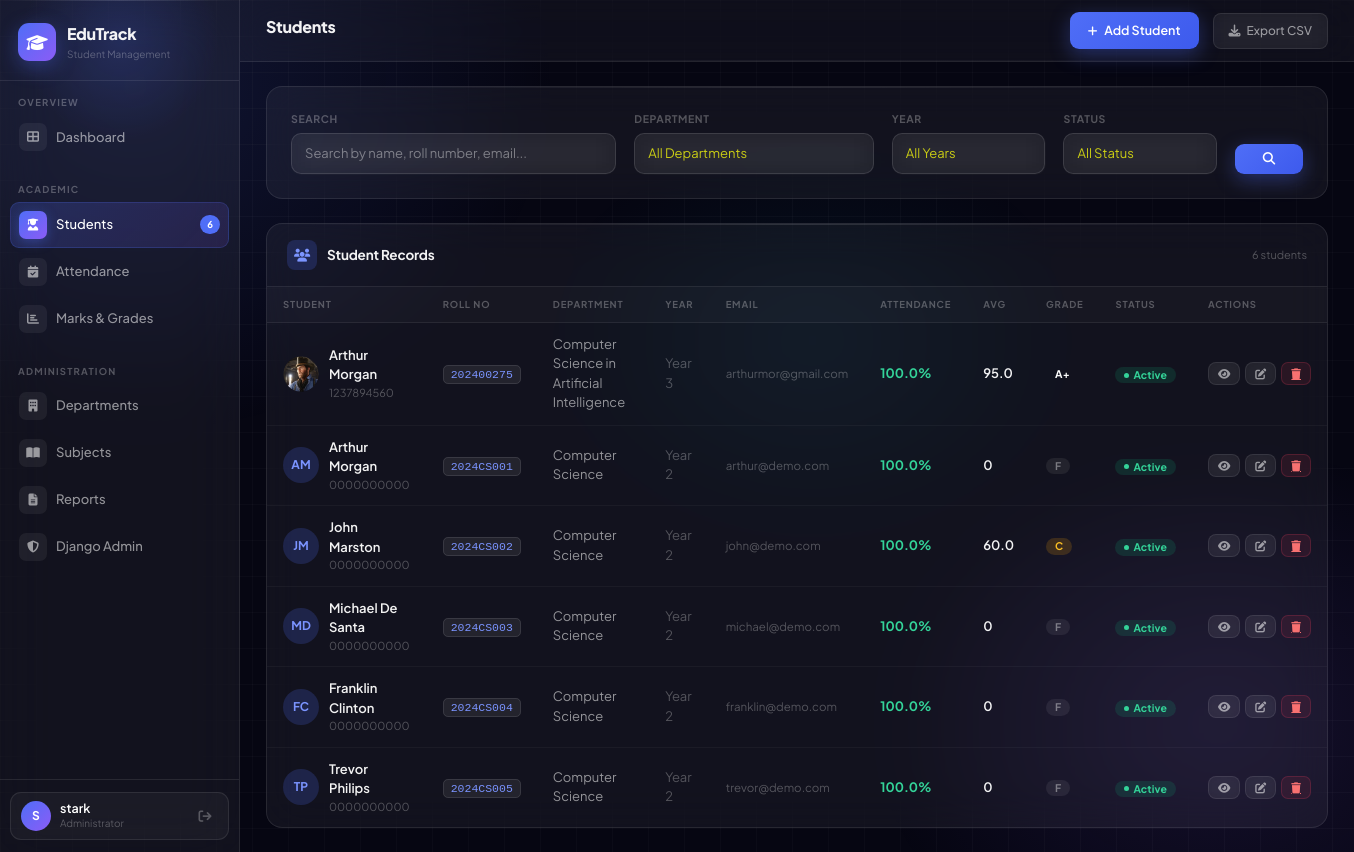
The app's page /students/ (signed in) with its own data.
### students/models.py (models this page shows, shortened)
class Student(models.Model):
    GENDER_CHOICES = [('M', 'Male'), ('F', 'Female'), ('O', 'Other')]
    YEAR_CHOICES = [(1, 'Year 1'), (2, 'Year 2'), (3, 'Year 3'), (4, 'Year 4')]
    STATUS_CHOICES = [('active', 'Active'), ('inactive', 'Inactive'), ('graduated', 'Graduated')]
    roll_number = models.CharField(max_length=20, unique=True)
    first_name = models.CharField(max_length=50)
    last_name = models.CharField(max_length=50)
    email = models.EmailField(unique=True)
    phone = models.CharField(max_length=15, blank=True)
    gender = models.CharField(max_length=1, choices=GENDER_CHOICES, default='M')
    date_of_birth = models.DateField(null=True, blank=True)
    department = models.ForeignKey(Department, on_delete=models.SET_NULL, null=True, related_name='students')
    year = models.IntegerField(choices=YEAR_CHOICES, default=1)
    address = models.TextField(blank=True)
    photo = models.FileField(upload_to='students/', null=True, blank=True)
    status = models.CharField(max_length=10, choices=STATUS_CHOICES, default='active')
    admission_date = models.DateField(auto_now_add=True)
    created_at = models.DateTimeField(auto_now_add=True)
    updated_at = models.DateTimeField(auto_now=True)
    def get_full_name(self):
        return f"{self.first_name} {self.last_name}"
    def get_attendance_percentage(self):
        total = self.attendances.count()
        if total == 0:
            return 0
        present = self.attendances.filter(status='present').count()
        return round((present / total) * 100, 1)
    def get_average_marks(self):
        marks = self.marks.all()
        if not marks.exists():
            return 0
        total = sum(m.marks_obtained for m in marks)
        return round(total / marks.count(), 1)
    def get_grade(self):
        avg = self.get_average_marks()
        if avg >= 85: return 'A+'
        elif avg >= 75: return 'A'
        elif avg >= 65: return 'B'
        elif avg >= 55: return 'C'
        elif avg >= 40: return 'D'
        else: return 'F'
    class Meta:
        ordering = ['roll_number']

class Department(models.Model):
    name = models.CharField(max_length=100, unique=True)
    code = models.CharField(max_length=10, unique=True)
    description = models.TextField(blank=True)
    created_at = models.DateTimeField(auto_now_add=True)
    def __str__(self):
        return self.name
    class Meta:
        ordering = ['name']

class Marks(models.Model):
    EXAM_CHOICES = [
        ('midterm', 'Mid Term'),
        ('final', 'Final Exam'),
        ('assignment', 'Assignment'),
        ('quiz', 'Quiz'),
    ]
    student = models.ForeignKey(Student, on_delete=models.CASCADE, related_name='marks')
    subject = models.ForeignKey(Subject, on_delete=models.CASCADE, related_name='marks')
    exam_type = models.CharField(max_length=20, choices=EXAM_CHOICES, default='final')
    marks_obtained = models.FloatField(default=0)
    max_marks = models.FloatField(default=100)
    exam_date = models.DateField(null=True, blank=True)
    remarks = models.CharField(max_length=200, blank=True)
    entered_by = models.ForeignKey(User, on_delete=models.SET_NULL, null=True)
    created_at = models.DateTimeField(auto_now_add=True)
    class Meta:
        unique_together = ['student', 'subject', 'exam_type']
        ordering = ['-created_at']

### students/views.py (the view)
# urls.py: path('students/', views.student_list, name='student_list'),
@login_required
def student_list(request):
    form = StudentSearchForm(request.GET)
    students = Student.objects.select_related('department').all()
    if form.is_valid():
        q = form.cleaned_data.get('query')
        dept = form.cleaned_data.get('department')
        year = form.cleaned_data.get('year')
        status = form.cleaned_data.get('status')
        if q:
            students = students.filter(
                Q(first_name__icontains=q) | Q(last_name__icontains=q) |
                Q(roll_number__icontains=q) | Q(email__icontains=q)
            )
        if dept:
            students = students.filter(department=dept)
        if year:
            students = students.filter(year=year)
        if status:
            students = students.filter(status=status)
    context = {
        'students': students,
        'form': form,
        'total': students.count(),
    }
    return render(request, 'students/student_list.html', context)

### students/forms.py
class StudentSearchForm(forms.Form):
    query = forms.CharField(required=False, widget=forms.TextInput(attrs={
        'class': 'form-control', 'placeholder': 'Search by name, roll number, email...'
    }))
    department = forms.ModelChoiceField(
        queryset=Department.objects.all(), required=False,
        empty_label='All Departments',
        widget=forms.Select(attrs={'class': 'form-select'})
    )
    year = forms.ChoiceField(
        choices=[('', 'All Years')] + Student.YEAR_CHOICES,
        required=False,
        widget=forms.Select(attrs={'class': 'form-select'})
    )
    status = forms.ChoiceField(
        choices=[('', 'All Status')] + Student.STATUS_CHOICES,
        required=False,
        widget=forms.Select(attrs={'class': 'form-select'})
    )

### students/context_processors.py (called while the page is built)
def global_context(request):
    return {
        'total_students_count': Student.objects.count()
    }

### students/templates/students/student_list.html (shortened to what this page needs)
{% extends 'base.html' %}
{% block page_title %}Students{% endblock %}
{% block topbar_actions %}
<a href="{% url 'student_add' %}" class="btn-primary-glow"><i class="fas fa-plus" style="font-size:11px"></i> Add Student</a>
<a href="{% url 'export_csv' %}" class="btn-glass"><i class="fas fa-download"></i> Export CSV</a>
{% endblock %}
{% block content %}
<div class="form-glass mb-4">
  <form method="get">
    <div class="row g-3 align-items-end">
      <div class="col-md-4">
        <label class="form-label">Search</label>
        {{ form.query }}
      </div>
      <div class="col-md-3">
        <label class="form-label">Department</label>
        {{ form.department }}
      </div>
      <div class="col-md-2">
        <label class="form-label">Year</label>
        {{ form.year }}
      </div>
      <div class="col-md-2">
        <label class="form-label">Status</label>
        {{ form.status }}
      </div>
      <div class="col-md-1">
        <button type="submit" class="btn-primary-glow w-100" style="justify-content:center">
          <i class="fas fa-search"></i>
        </button>
      </div>
    </div>
  </form>
</div>
<div class="glass-card">
  <div class="card-head">
    <div class="card-head-ico" style="background:rgba(79,110,247,0.2);color:#7b94ff"><i class="fas fa-users"></i></div>
    <span class="card-head-title">Student Records</span>
    <span style="font-size:11px;color:var(--text-muted)">{{ total }} student{{ total|pluralize }}</span>
  </div>
  <div style="overflow-x:auto">
    <table class="glass-table">
      <thead>
        <tr><th>Student</th><th>Roll No</th><th>Department</th><th>Year</th><th>Email</th><th>Attendance</th><th>Avg</th><th>Grade</th><th>Status</th><th>Actions</th></tr>
      </thead>
      <tbody>
        {% for s in students %}
        <tr>
          <td>
            <div style="display:flex;align-items:center;gap:10px">
              {% if s.photo %}
              <img src="{{ s.photo.url }}" class="avatar" style="object-fit:cover">
              {% else %}
              <div class="avatar" style="background:rgba(79,110,247,0.2);color:#7b94ff">{{ s.first_name|first }}{{ s.last_name|first }}</div>
              {% endif %}
              <div>
                <div style="font-weight:600;color:var(--text-primary);font-size:13px">{{ s.get_full_name }}</div>
                <div style="font-size:11px;color:var(--text-muted)">{{ s.phone|default:"" }}</div>
              </div>
            </div>
          </td>
          <td><code>{{ s.roll_number }}</code></td>
          <td>{{ s.department.name|default:"—" }}</td>
          <td style="color:var(--text-muted)">Year {{ s.year }}</td>
          <td style="font-size:11.5px;color:var(--text-muted)">{{ s.email }}</td>
          <td>
            {% with att=s.get_attendance_percentage %}
            <span style="font-weight:700;color:{% if att >= 75 %}#34d399{% elif att >= 50 %}#fbbf24{% else %}#f87171{% endif %}">{{ att }}%</span>
            {% endwith %}
          </td>
          <td style="font-weight:600;color:var(--text-primary)">{{ s.get_average_marks }}</td>
          <td><span class="badge badge-{{ s.get_grade }}">{{ s.get_grade }}</span></td>
          <td><span class="badge badge-{{ s.status }}">{{ s.get_status_display }}</span></td>
          <td>
            <div style="display:flex;gap:5px">
              <a href="{% url 'student_detail' s.pk %}" class="btn-glass" style="padding:5px 9px;font-size:11px" title="View"><i class="fas fa-eye"></i></a>
              <a href="{% url 'student_edit' s.pk %}" class="btn-glass" style="padding:5px 9px;font-size:11px" title="Edit"><i class="fas fa-edit"></i></a>
              <a href="{% url 'student_delete' s.pk %}" class="btn-danger-glass" style="padding:5px 9px;font-size:11px" title="Delete"><i class="fas fa-trash"></i></a>
            </div>
          </td>
        </tr>
        {% endfor %}
      </tbody>
    </table>
  </div>
</div>
{% endblock %}

### templates/base.html (shortened to what this page needs)
<!DOCTYPE html>
<html lang="en">
<head>
<link href="https://cdn.jsdelivr.net/npm/bootstrap@5.3.2/dist/css/bootstrap.min.css" rel="stylesheet">
<link href="https://cdnjs.cloudflare.com/ajax/libs/font-awesome/6.4.0/css/all.min.css" rel="stylesheet">
</head>
<body>
{% if user.is_authenticated %}
<div id="app">
  <aside class="sidebar">
    <div class="sidebar-header">
      <a href="{% url 'dashboard' %}" class="sidebar-logo">
        <div class="logo-mark"><i class="fas fa-graduation-cap"></i></div>
        <div>
          <div class="logo-name">EduTrack</div>
          <div class="logo-sub">Student Management</div>
        </div>
      </a>
    </div>
    <nav class="sidebar-nav">
      <div class="nav-section">
        <div class="nav-section-label">Overview</div>
        <a href="{% url 'dashboard' %}" class="nav-link {% if request.resolver_match.url_name == 'dashboard' %}active{% endif %}">
          <div class="nav-ico"><i class="fas fa-th-large"></i></div>
          Dashboard
        </a>
      </div>
      <div class="nav-section">
        <div class="nav-section-label">Academic</div>
        <a href="{% url 'student_list' %}" class="nav-link {% if 'student' in request.resolver_match.url_name %}active{% endif %}">
          <div class="nav-ico"><i class="fas fa-user-graduate"></i></div>
          Students
          <span class="nav-badge">{{ total_students_count }}</span>
        </a>
        <a href="{% url 'attendance_list' %}" class="nav-link {% if request.resolver_match.url_name == 'attendance_list' %}active{% endif %}">
          <div class="nav-ico"><i class="fas fa-calendar-check"></i></div>
          Attendance
        </a>
        <a href="{% url 'marks_list' %}" class="nav-link {% if request.resolver_match.url_name == 'marks_list' %}active{% endif %}">
          <div class="nav-ico"><i class="fas fa-chart-bar"></i></div>
          Marks & Grades
        </a>
      </div>
      <div class="nav-section">
        <div class="nav-section-label">Administration</div>
        <a href="{% url 'department_list' %}" class="nav-link {% if request.resolver_match.url_name == 'department_list' %}active{% endif %}">
          <div class="nav-ico"><i class="fas fa-building"></i></div>
          Departments
        </a>
        <a href="{% url 'subject_list' %}" class="nav-link {% if request.resolver_match.url_name == 'subject_list' %}active{% endif %}">
          <div class="nav-ico"><i class="fas fa-book-open"></i></div>
          Subjects
        </a>
        <a href="{% url 'reports' %}" class="nav-link {% if request.resolver_match.url_name == 'reports' %}active{% endif %}">
          <div class="nav-ico"><i class="fas fa-file-alt"></i></div>
          Reports
        </a>
        <a href="/admin/" class="nav-link" target="_blank">
          <div class="nav-ico"><i class="fas fa-shield-alt"></i></div>
          Django Admin
        </a>
      </div>
    </nav>
    <div class="sidebar-footer">
      <div class="user-tile">
        <div class="user-av">{{ user.username|first|upper }}</div>
        <div>
          <div class="user-name">{{ user.get_full_name|default:user.username }}</div>
          <div class="user-role">Administrator</div>
        </div>
        <a href="{% url 'logout' %}" class="logout-link" title="Sign out">
          <i class="fas fa-arrow-right-from-bracket"></i>
        </a>
      </div>
    </div>
  </aside>
  <div class="main-content">
    <header class="topbar">
      <h1 class="topbar-title">{% block page_title %}{% endblock %}</h1>
      {% block topbar_actions %}{% endblock %}
    </header>
    <main class="page-body">
      {% block content %}{% endblock %}
    </main>
  </div>
</div>
{% else %}
{% block auth_content %}{% endblock %}
{% endif %}
</body>
</html>

### records on screen
Student: photo (picture), get_full_name "Arthur Morgan", phone "1237894560", roll_number "202400275", department.name "Computer Science in Artificial Intelligence", year "3", email "arthurmor@gmail.com", get_attendance_percentage "100.0", get_average_marks "95.0", get_grade "A+", status "Active"
Student: first_name|first "A", last_name|first "M", get_full_name "Arthur Morgan", phone "0000000000", roll_number "2024CS001", department.name "Computer Science", year "2", email "arthur@demo.com", get_attendance_percentage "100.0", get_average_marks "0", get_grade "F", status "Active"
Student: first_name|first "J", last_name|first "M", get_full_name "John Marston", phone "0000000000", roll_number "2024CS002", department.name "Computer Science", year "2", email "john@demo.com", get_attendance_percentage "100.0", get_average_marks "60.0", get_grade "C", status "Active"
Student: first_name|first "M", last_name|first "D", get_full_name "Michael De Santa", phone "0000000000", roll_number "2024CS003", department.name "Computer Science", year "2", email "michael@demo.com", get_attendance_percentage "100.0", get_average_marks "0", get_grade "F", status "Active"
Student: first_name|first "F", last_name|first "C", get_full_name "Franklin Clinton", phone "0000000000", roll_number "2024CS004", department.name "Computer Science", year "2", email "franklin@demo.com", get_attendance_percentage "100.0", get_average_marks "0", get_grade "F", status "Active"
Student: first_name|first "T", last_name|first "P", get_full_name "Trevor Philips", phone "0000000000", roll_number "2024CS005", department.name "Computer Science", year "2", email "trevor@demo.com", get_attendance_percentage "100.0", get_average_marks "0", get_grade "F", status "Active"

### other values on screen
{{ total_students_count }} "6"
{{ user.username|first|upper }} "S"
{{ user.get_full_name|default:user.username }} "stark"
{{ total }} "6"
